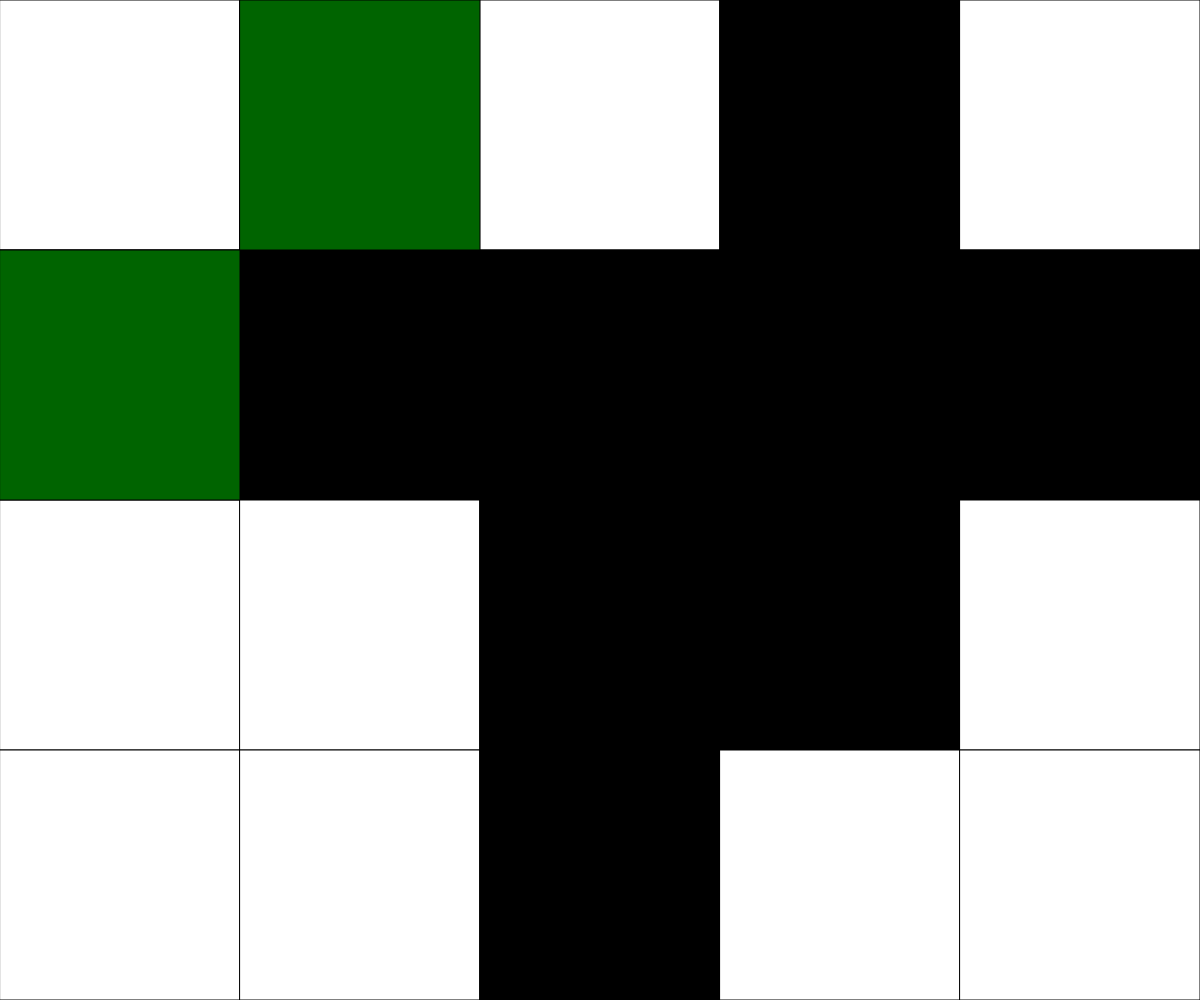
Frame 1 (no input)
Frame 60 (no input): identical to frame 1, image omitted
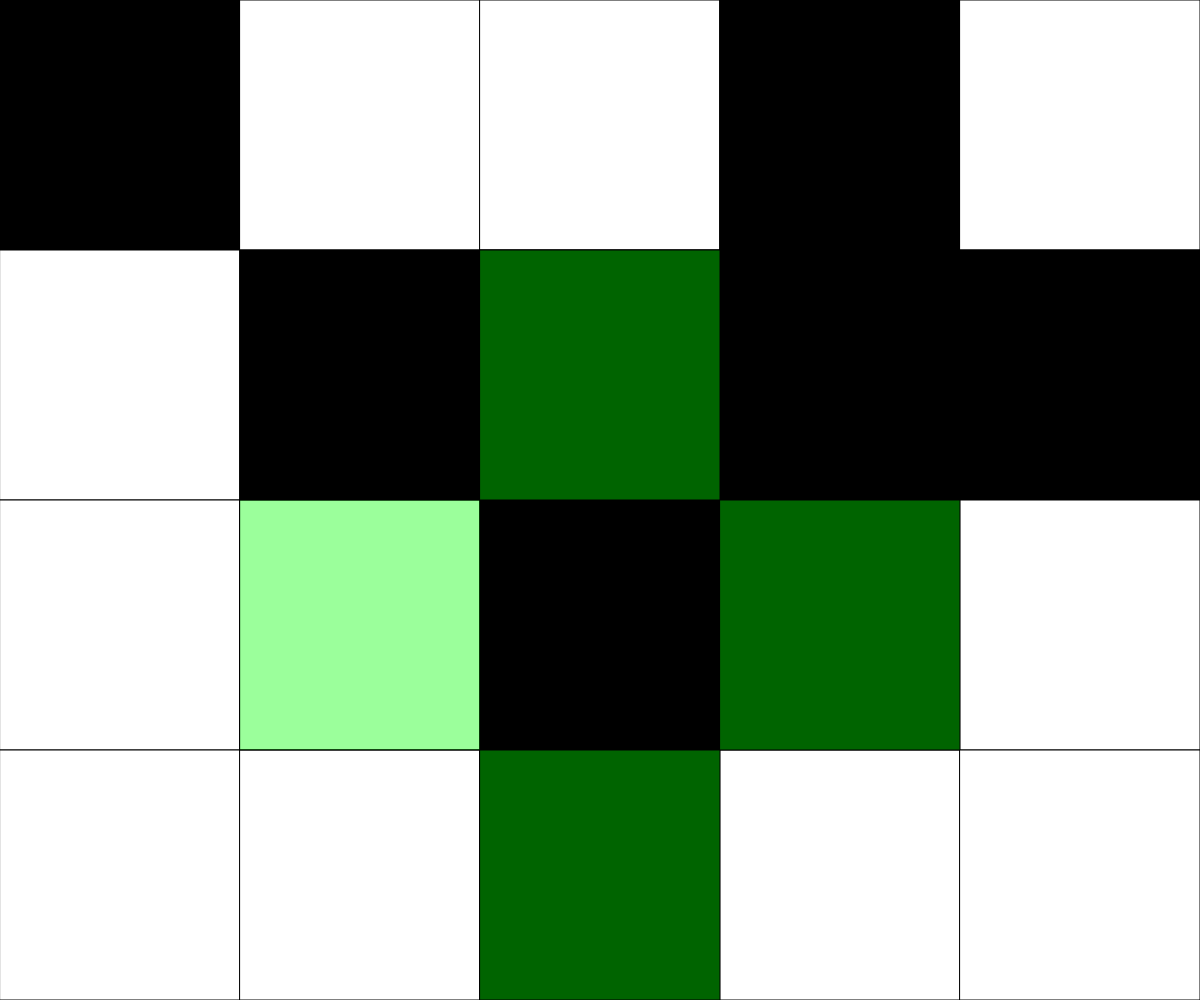
Frame 120 (the mouse pressed at the canvas centre since frame 60)

The p5.js sketch that drew these frames (run headless with seeded random() and noise() and a simulated clock; from frame 60 on, the mouse is pressed at the canvas centre):

// p5.js sketch
// ── sketch.js
// Puzzle Game
// Natan Mathenge
// 10/29/2024
// Simple puzzle game with flipping patterns, win condition, and random starting board.

let NUM_ROWS = 4;
let NUM_COLS = 5;
let rectWidth, rectHeight;
let currentRow, currentCol;
let gridData = [
  [0, 0, 0, 0, 0],
  [0, 0, 0, 0, 0],
  [0, 255, 0, 0, 0],
  [255, 255, 255, 0, 0]
];
let pattern = "cross"; // Initial flip pattern is cross

function setup() {
  createCanvas(windowWidth, windowHeight);
  rectWidth = width / NUM_COLS;
  rectHeight = height / NUM_ROWS;
  randomizeGrid(); // Randomize the starting grid
}

function draw() {
  background(220);
  determineActiveSquare();
  drawGrid();
  drawOverlay();
  checkWinCondition();
}

function mousePressed() {
  if (keyIsDown(SHIFT)) {
    flip(currentCol, currentRow); // Shift-click flips only the selected square
  } else {
    applyPatternFlip(currentCol, currentRow); // Regular click applies pattern flip
  }
}

function flip(col, row) {
  if (col >= 0 && col < NUM_COLS && row >= 0 && row < NUM_ROWS) {
    gridData[row][col] = gridData[row][col] === 0 ? 255 : 0; // Toggle between 0 and 255
  }
}

function determineActiveSquare() {
  currentRow = int(mouseY / rectHeight);
  currentCol = int(mouseX / rectWidth);
}

function drawGrid() {
  for (let x = 0; x < NUM_COLS; x++) {
    for (let y = 0; y < NUM_ROWS; y++) {
      fill(gridData[y][x]);
      rect(x * rectWidth, y * rectHeight, rectWidth, rectHeight);
    }
  }
}

function drawOverlay() {
  fill(0, 255, 0, 100); // Semi-transparent green overlay
  if (pattern === "cross") {
    highlightAffectedSquares(currentCol, currentRow, [-1, 0, 1, 0], [0, -1, 0, 1]);
  } else {
    highlightAffectedSquares(currentCol, currentRow, [-1, 0, 1, -1, 0, 1, -1, 1], [-1, -1, -1, 0, 0, 0, 1, 1]);
  }
}

function highlightAffectedSquares(col, row, colsOffset, rowsOffset) {
  for (let i = 0; i < colsOffset.length; i++) {
    let newCol = col + colsOffset[i];
    let newRow = row + rowsOffset[i];
    if (newCol >= 0 && newCol < NUM_COLS && newRow >= 0 && newRow < NUM_ROWS) {
      rect(newCol * rectWidth, newRow * rectHeight, rectWidth, rectHeight);
    }
  }
}

function checkWinCondition() {
  let firstValue = gridData[0][0];
  for (let row of gridData) {
    for (let value of row) {
      if (value !== firstValue) return; // Exit if any value differs
    }
  }
  textSize(32);
  fill(0);
  textAlign(CENTER, CENTER);
  text("You Win!", width / 2, height / 2);
}

function randomizeGrid() {
  for (let row = 0; row < NUM_ROWS; row++) {
    for (let col = 0; col < NUM_COLS; col++) {
      gridData[row][col] = random([0, 255]);
    }
  }
}

function applyPatternFlip(col, row) {
  if (pattern === "cross") {
    flip(col, row);
    flip(col - 1, row);
    flip(col + 1, row);
    flip(col, row - 1);
    flip(col, row + 1);
  } else {
    for (let dx = -1; dx <= 1; dx++) {
      for (let dy = -1; dy <= 1; dy++) {
        flip(col + dx, row + dy);
      }
    }
  }
}

function keyPressed() {
  if (key === ' ') {
    pattern = pattern === "cross" ? "square" : "cross";
  }
}
